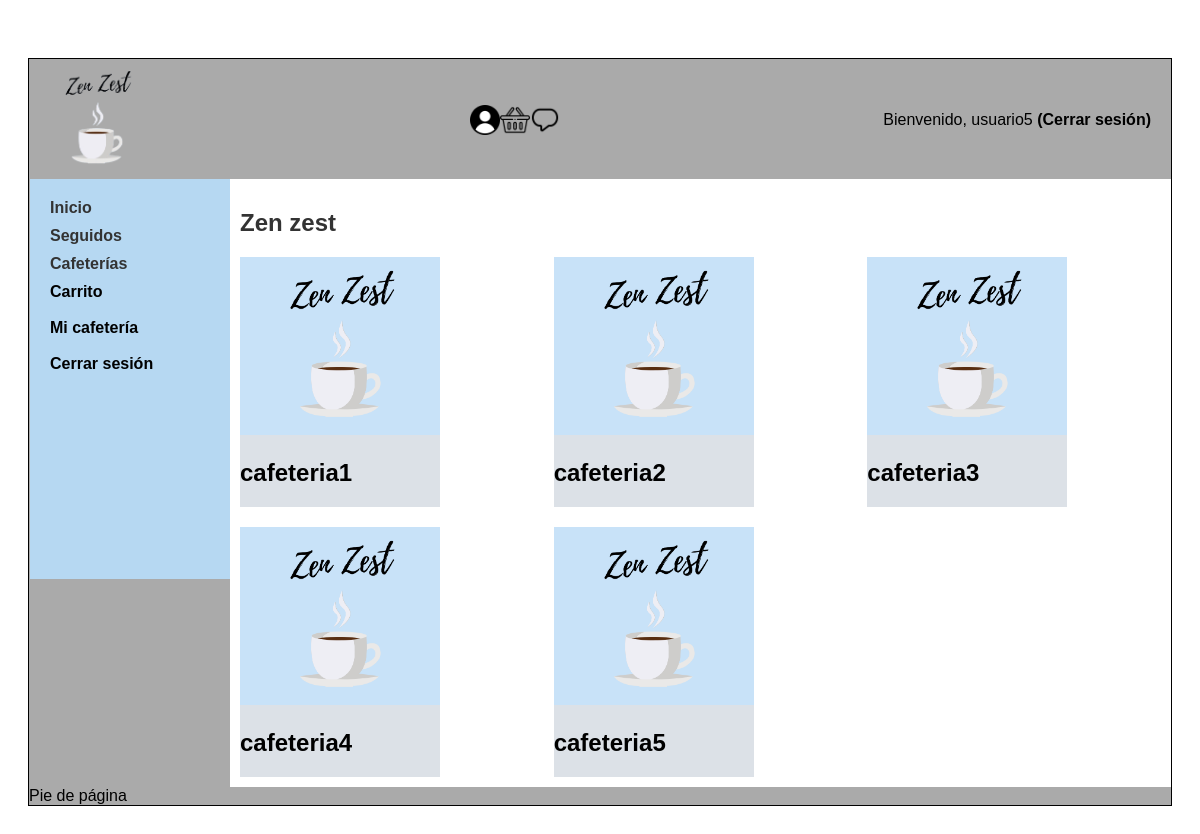
Screenshot of /cafeterias.php (signed in) with the database file from the repository.
### tables this page shows
CREATE TABLE Cafeteria (
    Nombre VARCHAR(50) PRIMARY KEY,
    Descripcion TEXT,
    Owner VARCHAR(50),
    FOREIGN KEY (Owner) REFERENCES Usuario(Nombre),
    Categoria VARCHAR(50),
    Ubicacion VARCHAR(255),
    Foto VARCHAR(255),
    Cantidad_de_likes INT
);

### includes/clases/cafeteria.php (called while the page is built, shortened)
<?php
class cafeteria {
    private $nombre;
    private $foto;
    public function __construct($nombre, $descripcion, $owner, $categoria, $ubicacion,$foto, $cantidadDeLikes) {
        $this->nombre = $nombre;
        $this->foto = $foto;
    }
    public static function getAllCafe() {
        $conn = Aplicacion::getInstance()->getConexionBd();
        $query = "SELECT * FROM Cafeteria";
        $rs = $conn->query($query);
        if ($rs->num_rows > 0) {
            while($fila = $rs->fetch_assoc()){
            $cafeterias[] = new cafeteria($fila['Nombre'], $fila['Descripcion'], $fila['Owner'], $fila['Categoria'], $fila['Ubicacion'],$fila['Foto'], $fila['Cantidad_de_likes']);
            }
        } else
        {
            $cafeterias = array();
        }
        return $cafeterias;
    }
    public function getNombre() {
        return $this->nombre;
    }
    public function getFoto() {
        return $this->foto;
    }
}
?>

### cafeterias.php (the view, shortened to what this page needs)
<?php
require_once __DIR__.'/includes/clases/cafeteria.php';
$cafeterias = Cafeteria::getAllCafe();
$contenidoPrincipal = <<<EOS
<h1>Zen zest</h1>
EOS;
if (isset($_SESSION['nombre'])) {
    $contenidoPrincipal .= '<div class="grid-container">';
    foreach ($cafeterias as $cafeteria) {
        $foto_URL=".";
        $foto_URL.=$cafeteria->getFoto();
        $nombre = $cafeteria->getNombre();
        $contenidoPrincipal .= "<div class='cafeteria-item'>";
        $contenidoPrincipal .="<img src='$foto_URL' alt='Image description' style='max-width: 200px; max-height: 200px;'>";
        $contenidoPrincipal .="<h2><a href='cafeteriaDetail.php?name=$nombre'>$nombre</a></h2>";
        $contenidoPrincipal .= "</div><br>";
    }
    $contenidoPrincipal .= '</div>';
}else {
    $contenidoPrincipal =  "<p>Por favor, <a href='login.php'>inicia sesión</a> para poder acceder a las cafeterías disponibles.</p>";
}
require_once __DIR__.'/includes/vistas/plantillas/plantilla.php';

### includes/vistas/plantillas/plantilla.php (shortened to what this page needs)
<!DOCTYPE html>
<html>
<head>
    <link rel="stylesheet" type="text/css" href="./css/estilo.css" />
</head>
<body>
<div id="contenedor">
<?php
require(RAIZ_APP.'/vistas/comun/cabecera.php');
require(RAIZ_APP.'/vistas/comun/sidebarIzq.php');
?>
	<div class="container">
	<main>
		<article>
			<?= $contenidoPrincipal ?>
		</article>
	</main>
</div>
<?php
require(RAIZ_APP.'/vistas/comun/pie.php');
?>
</div>
</body>
</html>

### includes/vistas/comun/cabecera.php
<?php
function mostrarSaludo() {
	$rutaApp = RUTA_APP;
	$html='';
	if (isset($_SESSION["login"]) && ($_SESSION["login"]===true)) {
		$html = "Bienvenido, {$_SESSION['nombre']} <a href='{$rutaApp}/logout.php'>(Cerrar sesión)</a>";
	} else {
		$html = "Usuario desconocido <a href='{$rutaApp}/login.php'>Iniciar sesión</a> <a href='{$rutaApp}/registro.php'>Crear cuenta</a>";
	}
	return $html;
}
?>
<header>
	<a href="index.php" class="logo"><img src="./img/basic/logo_sinfondo.png" name="logo" width="75"></a>
    <div class="icons">
        <a href="chat.php"><img src="./img/basic/comentarios.png" name="comentarios" width="50"></a>
        <a href="carrito.php"><img src="./img/basic/cesta.png" name="cesta" width="50"></a>
        <a href="perfil.php"><img src="./img/basic/user.png" name="login" width="50"></a>
    </div>
    <div class="saludo">
        <?= mostrarSaludo() ?>
    </div>
</header>

### includes/vistas/comun/sidebarIzq.php (shortened to what this page needs)
<?php
$status = 0;
if (isset($_SESSION["login"]) && ($_SESSION["login"] == true)){
    $status = 1;
}
?>
<nav id="sidebarIzq">
	<ul>
		<li><a href="<?= RUTA_APP ?>/index.php">Inicio</a></li>
		<li><a href="<?= RUTA_APP ?>/seguidos.php">Seguidos</a></li>
		<li><a href="<?= RUTA_APP ?>/cafeterias.php">Cafeterías</a></li>
		<?php
			if ($status == 0) {
				echo ' <a href="./login.php">
				Iniciar sesión
				</a> <br> <br>';
			}
			else {
				echo ' <a href="' . RUTA_APP . '/carrito.php?name=' . (isset($_SESSION['nombre']) ? urlencode($_SESSION['nombre']) : '') . '">
				Carrito
				</a> <br> <br>';
				echo ' <a href="' . RUTA_APP . '/cafeteriaDetail.php?owner=' . (isset($_SESSION['nombre']) ? urlencode($_SESSION['nombre']) : '') . '">
				Mi cafetería
				</a> <br> <br>';
				echo ' <a href="./logout.php">
				Cerrar sesión
				</a> <br> <br> ';
			}
		?>
	</ul>
</nav>

### includes/vistas/comun/pie.php
<footer>
	Pie de página
</footer>

### css/estilo.css (style rules this page uses)
body { font-family: Arial, sans-serif; background-color: #FFFFFF; padding: 20px; }
h1, h2 { color: #333; }
div#contenedor { width: 100%; margin: auto; border: 1px solid rgb(0, 0, 0); background-color: #aaaaaa; margin-top: 30px; }
header { display: flex; justify-content: space-between; align-items: center; padding: 10px 20px; background-color: transparent; margin-top: 1px; }
.logo img { width: 95px; height: auto; background-color: transparent; }
a, header a:visited { color: rgb(0, 0, 0); font-weight: bold; text-decoration: none; }
nav { padding: 10px; float: left; width: 170px; height: 400px; background-color: #dddddd; }
.icons a { margin-left: 1px; }
.icons img { width: 30px; height: auto; float:right; }
.container { display: flex; }
.grid-container { display: grid; grid-template-columns: repeat(6, 1fr); gap: 20px; }
main { padding: 10px; float: left; min-height: 600px; flex:1; background-color: white; }
* { margin: 10; padding: 100; box-sizing: border-box; }
#sidebarIzq { width: 200px; background-color: #b6d8f2; padding: 20px; margin-left: 1px; }
#sidebarIzq ul { list-style: none; padding: 0; margin: 0; }
#sidebarIzq ul li { margin-bottom: 10px; }
#sidebarIzq ul li a { display: block; text-decoration: plum; color: #333; }
.cafeteria-item { background-color: #dce1e7; justify-content: space-around; align-items: flex-start; }

### rows the page displays
cafeteria: Foto (picture), Nombre "cafeteria1"
cafeteria: Foto (picture), Nombre "cafeteria2"
cafeteria: Foto (picture), Nombre "cafeteria3"
cafeteria: Foto (picture), Nombre "cafeteria4"
cafeteria: Foto (picture), Nombre "cafeteria5"

### other values shown
$_SESSION['nombre'] "usuario5"
